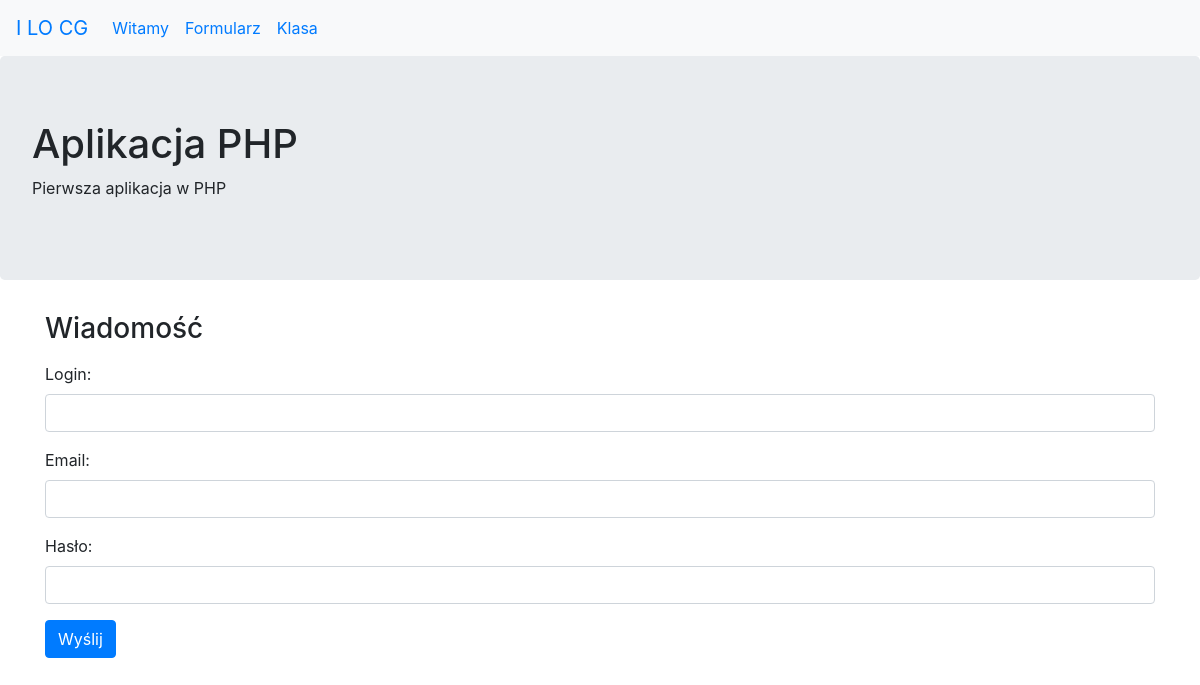
The page /?id=userform on the database as committed earlier.
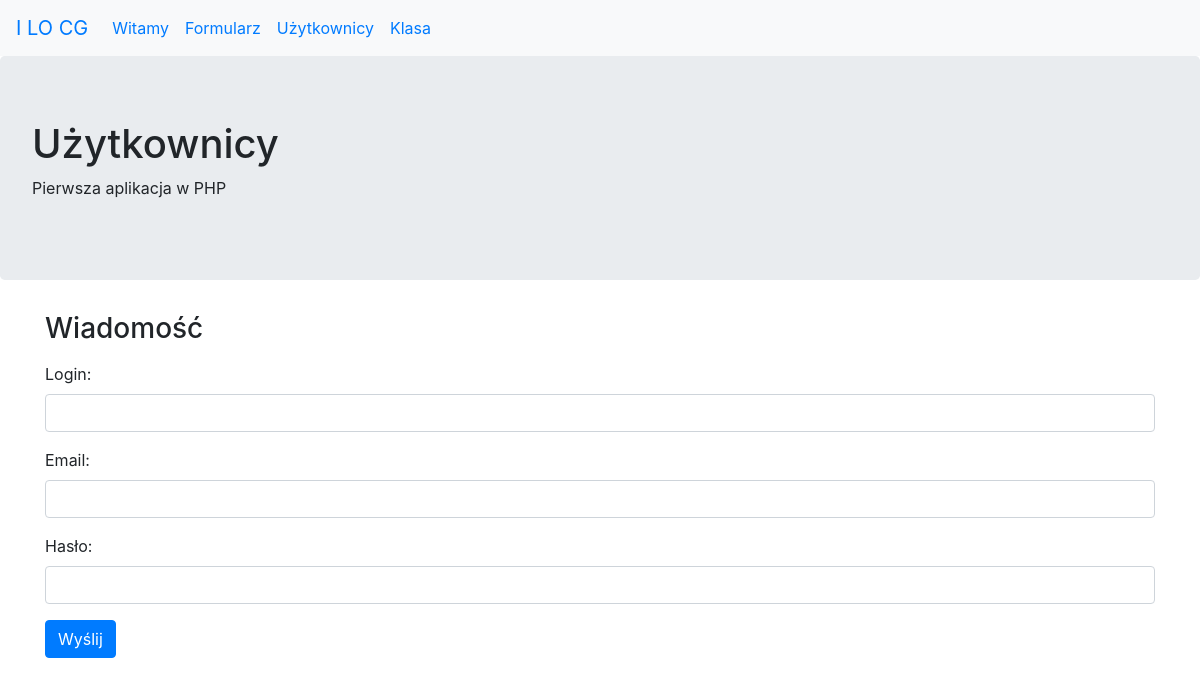
The same page on the database as committed later.
### tables this page shows
CREATE TABLE menu (
id INTEGER PRIMARY KEY	AUTOINCREMENT,
plik CHAR(20) NOT NULL,
tytul VARCHAR(30) NOT NULL,
pozycja INTEGER DEFAULT 0
);

### index.php (called while the page is built, shortened)
<?php
require_once(DINC.'functions.php');
require_once(DINC.'db.php');
include_once(DINC.'template.php');
?>

### inc/db.php (called while the page is built, shortened)
<?php
function db_query($q,&$ret){
	global $db;
	$r = null;
	try {
		$r = $db->query($q);
	} catch(PDOException $e){
		echo ($e->getMessage());
	}
	if ($r){
	 $ret=$r->fetchAll(PDO::FETCH_ASSOC);
	 return true;
	}
	return false;
}
?>

### inc/functions.php (the view, shortened to what this page needs)
<?php
$ret=array();
function get_menu($id){
global $db,$ret;
db_query('SELECT * FROM menu', $ret);
 foreach ($ret as $k => $t) {
echo '
<li class="nav-item">
    <a class="nav-link" href="?id='.$t['plik'].'">'.$t['tytul'].'</a>
</li>
';
}
}
function get_page_title($id){
global $ret;
foreach ($ret as $k => $t) {
	if ($t['plik'] == $id){
		echo $t['tytul'];
		return;
	}
}
	echo 'Aplikacja PHP';
}
?>

### inc/template.php (shortened to what this page needs)
<!doctype html>
<html lang="pl">
<head>
    <link rel="stylesheet" href="https://stackpath.bootstrapcdn.com/bootstrap/4.3.1/css/bootstrap.min.css">
</head>
<body>
    <nav class="navbar navbar-expand-sm bg-light">
        <a class="navbar-brand" href="http://lo1.sandomierz.pl">I LO CG</a>
        <div class="collapse navbar-collapse" id="collapsibleNavbar">
            <ul class="navbar-nav">
<?php get_menu($id); ?>
            </ul>
        </div>
    </nav>
<div class="jumbotron">
  <h1><?php get_page_title($id); ?></h1>
  <p>Pierwsza aplikacja w PHP</p>
</div>
<div class="container">
	<div class="row">
		<div class="col">
		</div>
	</div>
</div>
</body>
</html>

Rows that differ between the two databases and show on the page:
added menu: tytul "Użytkownicy"
Other text that changed with them:
text no longer shown: "Aplikacja PHP"
